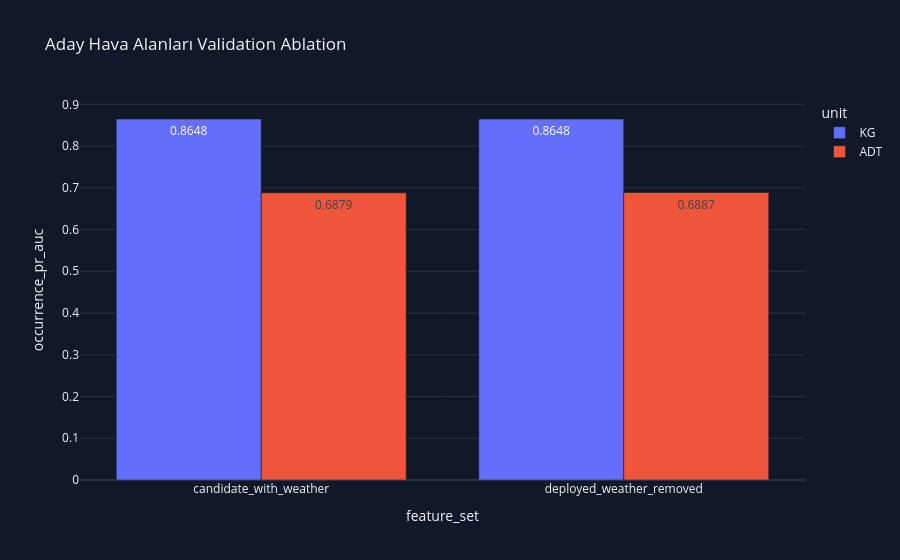

This figure's notebook cell:
### Markdown cell above
### Hava feature ablation ve deployment kararı

Yedi time-safe Bursa iklim normali adayı aynı model ailesi ve aynı validation
döneminde eklenip çıkarılmıştır. KG'deki çok küçük fark diğer metriklerde ve ADT'de
tekrarlanmadığı için hava alanları final estimator feature listesinden çıkarılmıştır.
Bu karar hedef-gün hava sızıntısını ve zayıf sinyale overfitting'i önler; aday
alanlar model-ready veride ve EDA'da izlenebilir kalır.

### Code cell
weather_ablation = pd.read_csv(
    REPORTS_DIR / 'csv' / 'weather_feature_ablation.csv'
)
display(weather_ablation)

fig = px.bar(
    weather_ablation,
    x='feature_set',
    y='occurrence_pr_auc',
    color='unit',
    barmode='group',
    text_auto='.4f',
    title='Aday Hava Alanları Validation Ablation',
)
fig.update_layout(
    template='plotly_dark',
    paper_bgcolor='#111827',
    plot_bgcolor='#111827',
)
fig.show()

### Figure 1 — Plotly figure (JSON) as saved in the notebook; plotly's stock layout.template omitted (floating-point values rounded to 4 significant figures)
{"data": [{"alignmentgroup": "True", "hovertemplate": "unit=KG<br>feature_set=%{x}<br>occurrence_pr_auc=%{y}<extra></extra>", "legendgroup": "KG", "marker": {"color": "#636efa", "pattern": {"shape": ""}}, "name": "KG", "offsetgroup": "KG", "orientation": "v", "showlegend": true, "textposition": "auto", "texttemplate": "%{y:.4f}", "type": "bar", "x": ["candidate_with_weather", "deployed_weather_removed"], "xaxis": "x", "y": [0.8648, 0.8648], "yaxis": "y"}, {"alignmentgroup": "True", "hovertemplate": "unit=ADT<br>feature_set=%{x}<br>occurrence_pr_auc=%{y}<extra></extra>", "legendgroup": "ADT", "marker": {"color": "#EF553B", "pattern": {"shape": ""}}, "name": "ADT", "offsetgroup": "ADT", "orientation": "v", "showlegend": true, "textposition": "auto", "texttemplate": "%{y:.4f}", "type": "bar", "x": ["candidate_with_weather", "deployed_weather_removed"], "xaxis": "x", "y": [0.6879, 0.6887], "yaxis": "y"}], "layout": {"barmode": "group", "legend": {"title": {"text": "unit"}, "tracegroupgap": 0}, "paper_bgcolor": "#111827", "plot_bgcolor": "#111827", "title": {"text": "Aday Hava Alanları Validation Ablation"}, "xaxis": {"anchor": "y", "domain": [0.0, 1.0], "title": {"text": "feature_set"}}, "yaxis": {"anchor": "x", "domain": [0.0, 1.0], "title": {"text": "occurrence_pr_auc"}}}}
